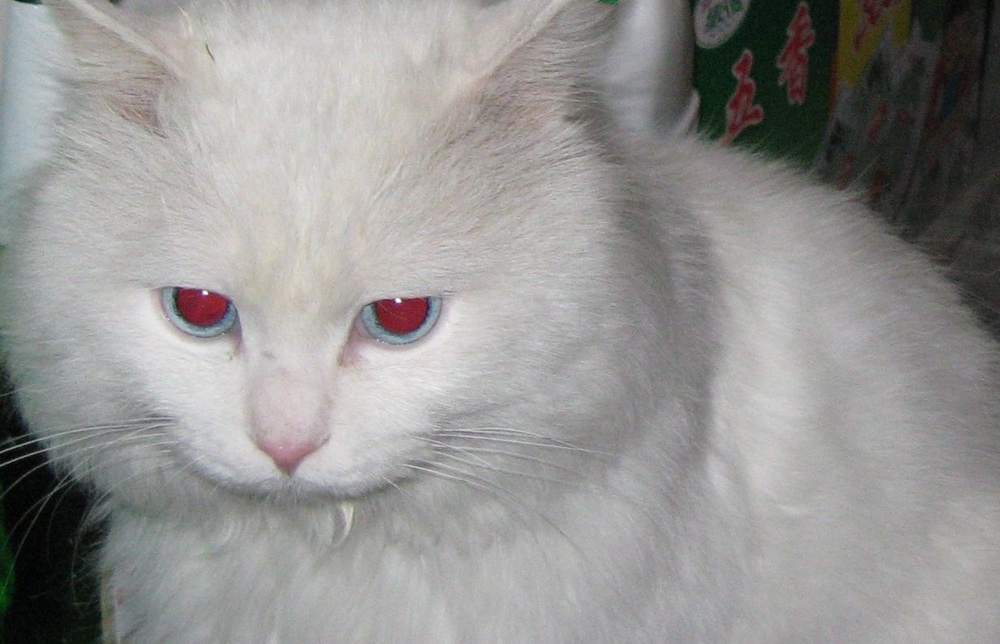
#> input picture Red-Eye-Remove/1.jpg, 1000 x 644 px, shrunk from 1234 x 795 before the run
$ python HW4.py   (older library calls are emulated)
#> lines starting #> are read from the running program, lines starting #| are printed output that depends on the picture; after the words box and inside, x2 and y2 are one past the last pixel; in counts of white or black regions, pixels touching at a corner belong together
import cv2
import matplotlib.pyplot as plt
import numpy as np
from scipy import signal

EYE_SIZE = 100


def get_eye_filter():

    eye_filter = np.zeros([EYE_SIZE, EYE_SIZE, 3], dtype=np.uint8)
    center_point = (EYE_SIZE // 2, EYE_SIZE // 2)
    r1 = int(EYE_SIZE * 0.45)
    r2 = int(EYE_SIZE * 0.35)
    cv2.circle(eye_filter, center_point, r1, (255, 255, 255), 4)
    cv2.circle(eye_filter, center_point, r2, (255, 255, 255), 4)

    return eye_filter


def get_eye_region(img):

    print("Finding eye region...")
    eye_filter = get_eye_filter()[:, :, 0]
    eye_filter = eye_filter.astype(np.float)
    img_hsv = cv2.cvtColor(img, cv2.COLOR_RGB2HSV)
    img_s = img_hsv[:, :, 1]
    img_v = img_hsv[:, :, 2]
    img_v_l = cv2.Laplacian(img_v, -1)
    img_v_l = img_v_l.astype(np.float)

    detect = signal.convolve2d(img_v_l,
                               eye_filter,
                               mode='same',
                               boundary='fill')
    detect = detect * (img_s > 127)
    detect = detect / detect.max() * 255
    detect = detect.astype(np.uint8)

    detect_index = np.argwhere(detect > 127)
    U, L = np.min(detect_index, axis=0)
    D, R = np.max(detect_index, axis=0)

    return U, D, L, R


def remove_red_eye(img):
    # input img: RGB
    # output img_res: RGB
    img_hsv = cv2.cvtColor(img, cv2.COLOR_RGB2HSV)

    img_h = img_hsv[:, :, 0]
    img_s = img_hsv[:, :, 1]

    red_rigion_0 = (img_h < 22.5) * (img_h > 0)
    red_region_1 = ((180 - img_h) < 22.5) * ((180 - img_h) > 0)
    red_region = red_rigion_0 + red_region_1
    pure_region = (img_s > 0.3 * 255)
    red_eye = red_region * pure_region

    img_hsv[red_eye] = 0.01 * 255
    img_res = cv2.cvtColor(img_hsv, cv2.COLOR_HSV2RGB)
    return img_res


if __name__ == '__main__':

    img = cv2.imread('./1.jpg')
#> img is the input picture: shape (644, 1000, 3); mean B, G, R 146.5, 147.9, 148.9
    img = cv2.cvtColor(img, cv2.COLOR_BGR2RGB)

    U, D, L, R = get_eye_region(img)
#> in get_eye_filter, `cv2.circle(eye_filter, center_point, r1, (255, 255, 255), 4)`:
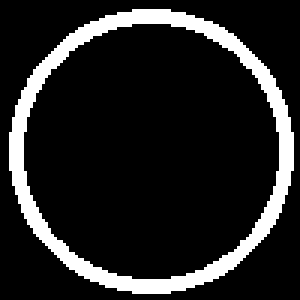
#> eye_filter: shape (100, 100, 3) (shown 3 times larger); 14% white; 1 white region, box (x1, y1, x2, y2) and area: (3, 3, 98, 98) 1396
#> in get_eye_filter, `cv2.circle(eye_filter, center_point, r2, (255, 255, 255), 4)`:
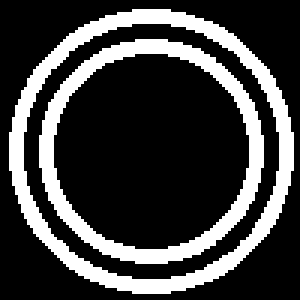
#> eye_filter: shape (100, 100, 3) (shown 3 times larger); 24.9% white; 2 white regions, box (x1, y1, x2, y2) and area: (3, 3, 98, 98) 1396, (13, 13, 88, 88) 1096
#> in get_eye_region, `img_hsv = cv2.cvtColor(img, cv2.COLOR_RGB2HSV)`: img_hsv: shape (644, 1000, 3); mean H, S, V 66.4, 17.1, 151
#> in get_eye_region, `detect = detect * (img_s > 127)`:
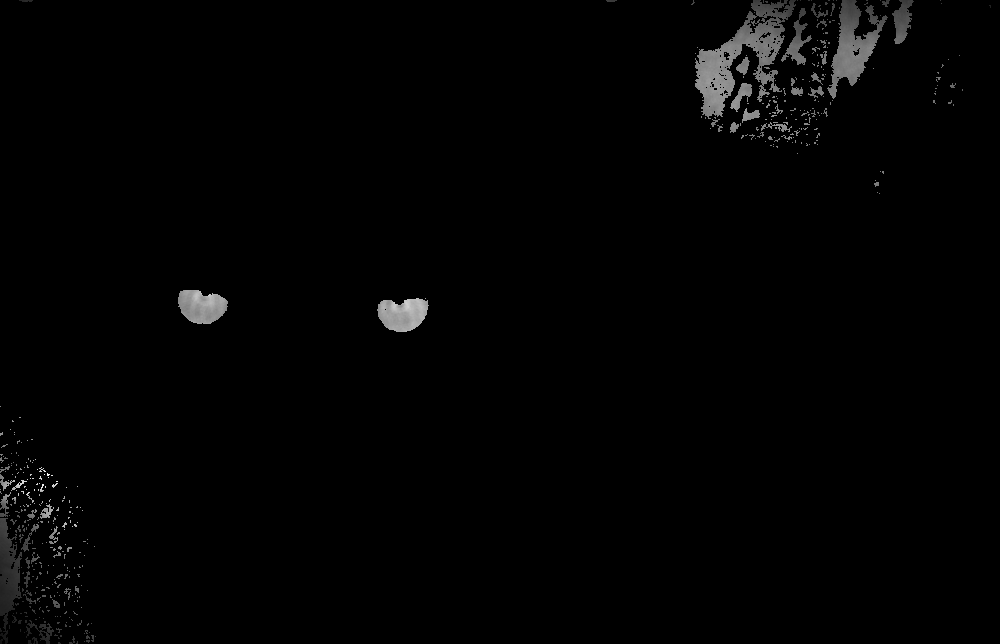
#> detect: shape (644, 1000) float64; min 0, max 4817715, mean 54067.4; drawn with min black and max white
#> in get_eye_region, `detect_index = np.argwhere(detect > 127)`: detect_index = 6551 pairs, first value 40 to 555, second value 0 to 880
#> in get_eye_region, `U, L = np.min(detect_index, axis=0)`: U = 40; L = 0
#> in get_eye_region, `D, R = np.max(detect_index, axis=0)`: D = 555; R = 880
#> U = 40; D = 555; L = 0; R = 880
    eye_region = img[U:D, L:R]
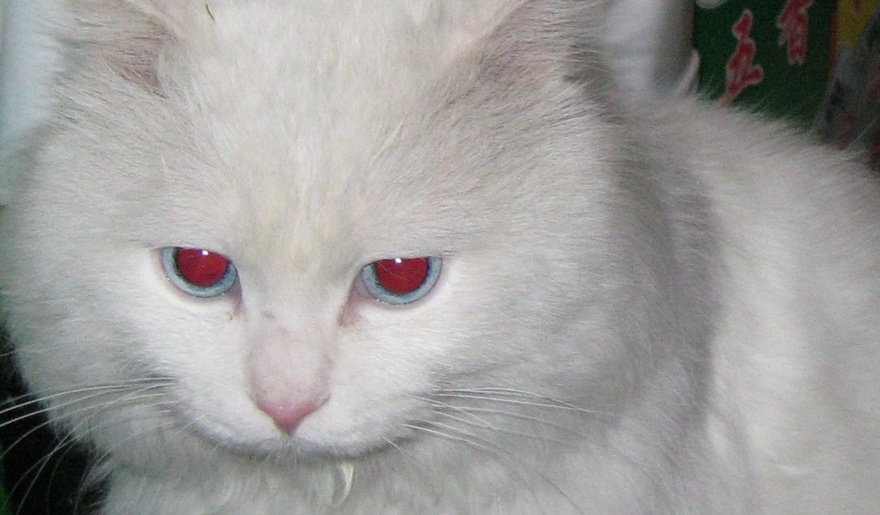
#> eye_region: shape (515, 880, 3); mean R, G, B 158.2, 156.8, 155.3
    plt.imshow(eye_region)
    plt.show()
    removed = remove_red_eye(eye_region)
#> in remove_red_eye, `img_hsv = cv2.cvtColor(img, cv2.COLOR_RGB2HSV)`: img_hsv: shape (515, 880, 3); mean H, S, V 65.7, 15.9, 160.2
#> in remove_red_eye, `img_h = img_hsv[:, :, 0]`:
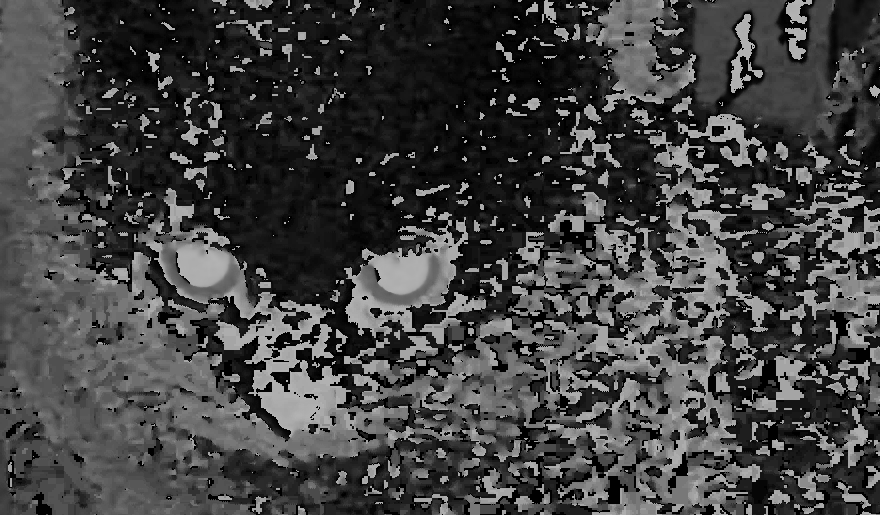
#> img_h: shape (515, 880); min 0, max 179, mean 65.7
#> in remove_red_eye, `red_rigion_0 = (img_h < 22.5) * (img_h > 0)`: red_rigion_0: shape (515, 880) bool; 26.2% white; 734 white regions (480 under 20 px), largest, box (x1, y1, x2, y2) and area: (67, 0, 667, 358) 82554, (680, 106, 880, 236) 3556, (623, 11, 765, 146) 2078
#> in remove_red_eye, `red_region_1 = ((180 - img_h) < 22.5) * ((180 - img_h) > 0)`: red_region_1: shape (515, 880) bool; 12.9% white; 1061 white regions (665 under 20 px), largest, box (x1, y1, x2, y2) and area: (214, 290, 351, 437) 7395, (362, 248, 430, 294) 1818, (177, 228, 230, 287) 1769
#> in remove_red_eye, `red_region = red_rigion_0 + red_region_1`:
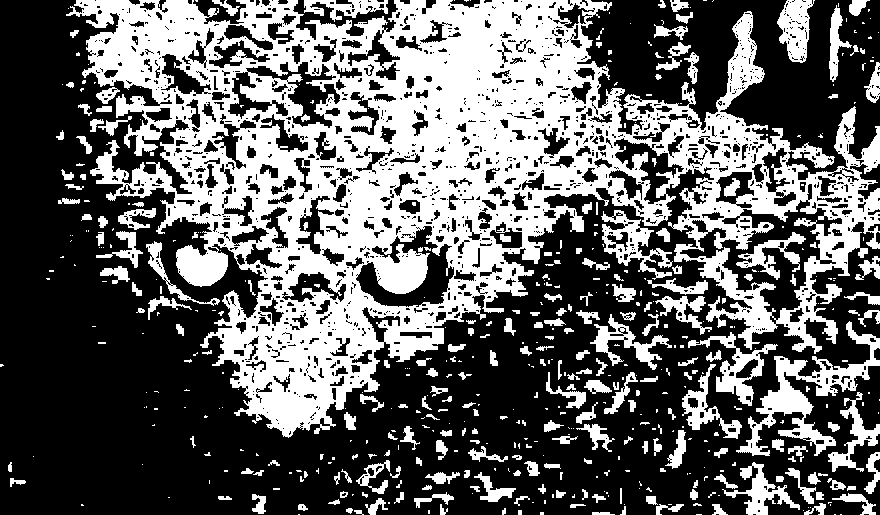
#> red_region: shape (515, 880) bool; 39.1% white; 545 white regions (319 under 20 px), largest, box (x1, y1, x2, y2) and area: (66, 0, 880, 438) 138499, (736, 321, 880, 456) 4541, (601, 210, 673, 280) 1689
#> in remove_red_eye, `pure_region = (img_s > 0.3 * 255)`: pure_region: shape (515, 880) bool; 4.6% white; 153 white regions (122 under 20 px), largest, box (x1, y1, x2, y2) and area: (693, 0, 880, 124) 13650, (177, 248, 231, 286) 1523, (375, 257, 432, 294) 1517
#> in remove_red_eye, `red_eye = red_region * pure_region`:
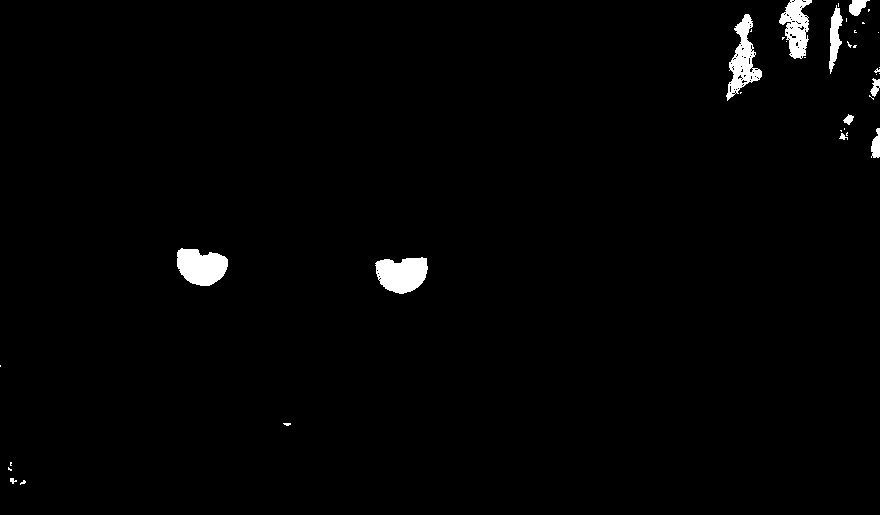
#> red_eye: shape (515, 880) bool; 1.5% white; 37 white regions (26 under 20 px), largest, box (x1, y1, x2, y2) and area: (375, 257, 428, 294) 1466, (177, 248, 228, 286) 1442, (726, 14, 762, 101) 1291
#> in remove_red_eye, `img_hsv[red_eye] = 0.01 * 255`: img_hsv: shape (515, 880, 3); mean H, S, V 64, 13.8, 159

    img_res = img.copy()
    img_res[U:D, L:R] = removed
#> img_res: shape (644, 1000, 3)
    plt.imshow(img_res)
    plt.show()
    cv2.imwrite('./res.jpg', img_res)

    pass

$ run again, with Red-Eye-Remove/3.png saved as Red-Eye-Remove/1.jpg
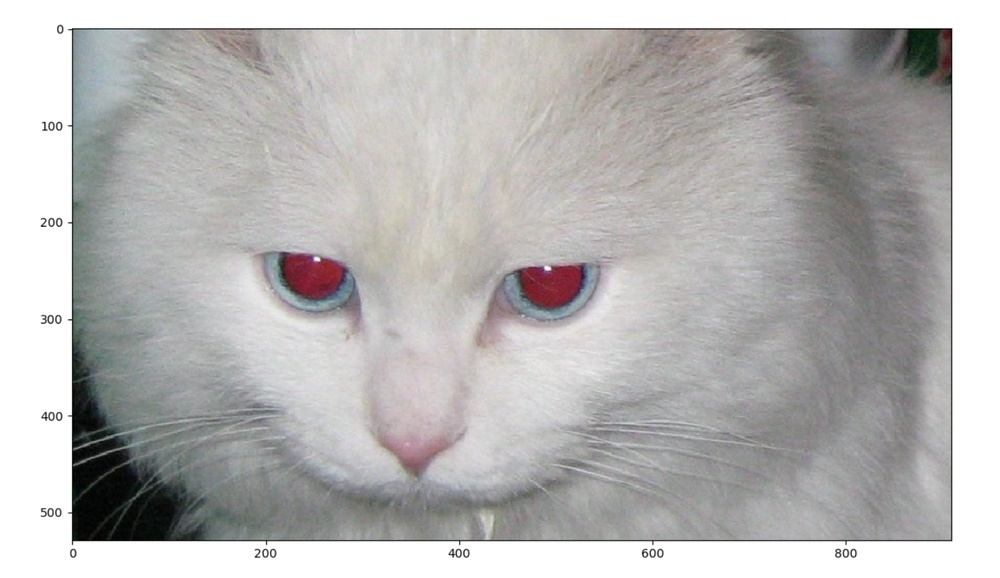
#> input picture Red-Eye-Remove/3.png, 1000 x 578 px, shrunk from 1443 x 834 before the run
#> img is the input picture: shape (578, 1000, 3); mean B, G, R 181.2, 181.9, 183.2
#> detect_index = 733 pairs, first value 43 to 539, second value 73 to 935
#> in get_eye_region, `U, L = np.min(detect_index, axis=0)`: U = 43; L = 73
#> in get_eye_region, `D, R = np.max(detect_index, axis=0)`: D = 539; R = 935
#> `U, D, L, R = get_eye_region(img)`: U = 43; D = 539; L = 73; R = 935
#> in remove_red_eye, `red_rigion_0 = (img_h < 22.5) * (img_h > 0)`:
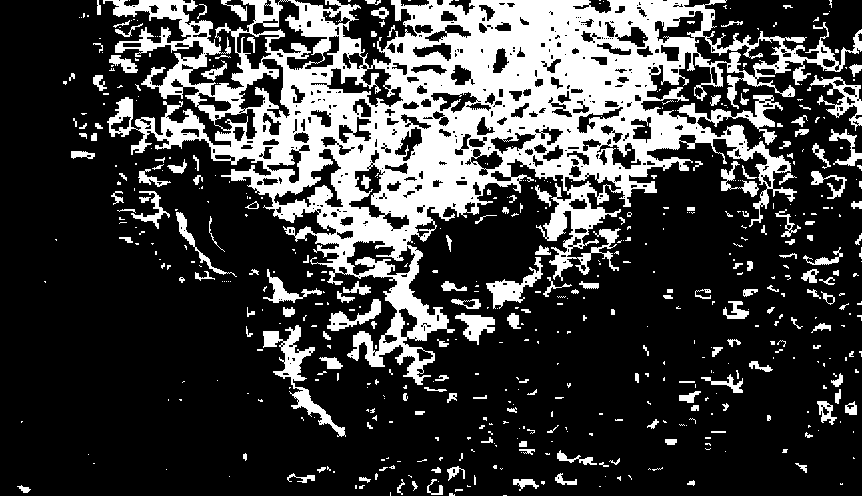
#> red_rigion_0: shape (496, 862) bool; 24.8% white; 551 white regions (376 under 20 px), largest, box (x1, y1, x2, y2) and area: (103, 0, 862, 385) 86109, (263, 325, 346, 437) 1800, (486, 257, 543, 309) 904
#> red_region_1: shape (496, 862) bool; 13.2% white; 785 white regions (473 under 20 px), largest, box (x1, y1, x2, y2) and area: (255, 273, 417, 436) 9772, (431, 181, 551, 266) 3501, (210, 185, 273, 257) 2444
#> red_region: shape (496, 862) bool; 37.9% white; 439 white regions (256 under 20 px), largest, box (x1, y1, x2, y2) and area: (103, 0, 862, 437) 135392, (694, 287, 806, 349) 1903, (811, 345, 862, 429) 1764
#> pure_region: shape (496, 862) bool; 2% white; 125 white regions (99 under 20 px), largest, box (x1, y1, x2, y2) and area: (447, 222, 515, 265) 2168, (210, 210, 273, 256) 2121, (0, 438, 31, 496) 743
#> in remove_red_eye, `red_eye = red_region * pure_region`:
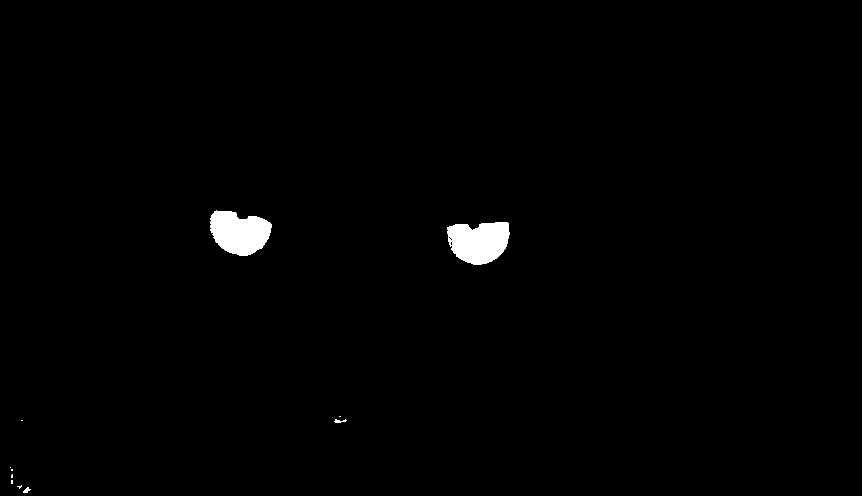
#> red_eye: shape (496, 862) bool; 0.99% white; 11 white regions (7 under 20 px), largest, box (x1, y1, x2, y2) and area: (447, 222, 510, 265) 2083, (210, 210, 272, 256) 2049, (334, 419, 347, 423) 30, (23, 487, 31, 493) 27
